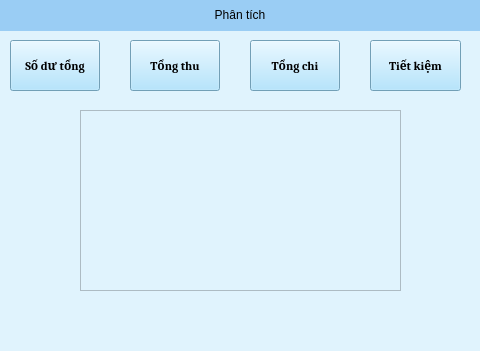
<?xml version="1.0" encoding="UTF-8"?>
<ui version="4.0">
 <class>MainWindow</class>
 <widget class="QMainWindow" name="MainWindow">
  <property name="geometry">
   <rect>
    <x>0</x>
    <y>0</y>
    <width>480</width>
    <height>351</height>
   </rect>
  </property>
  <property name="windowTitle">
   <string>MainWindow</string>
  </property>
  <property name="styleSheet">
   <string notr="true">background-color: rgb(224, 243, 253);</string>
  </property>
  <widget class="QWidget" name="centralwidget">
   <widget class="QPushButton" name="btn_sodu">
    <property name="geometry">
     <rect>
      <x>10</x>
      <y>40</y>
      <width>90</width>
      <height>51</height>
     </rect>
    </property>
    <property name="font">
     <font>
      <family>Cambria</family>
      <pointsize>9</pointsize>
      <weight>75</weight>
      <bold>true</bold>
     </font>
    </property>
    <property name="styleSheet">
     <string notr="true">background-color: rgb(159, 223, 255);
color: rgb(0, 0, 0);
color: rgb(0, 0, 0);</string>
    </property>
    <property name="text">
     <string>Số dư tổng</string>
    </property>
   </widget>
   <widget class="QLabel" name="label">
    <property name="geometry">
     <rect>
      <x>0</x>
      <y>0</y>
      <width>480</width>
      <height>31</height>
     </rect>
    </property>
    <property name="styleSheet">
     <string notr="true">background-color: rgb(154, 205, 244);
font: 16pt &quot;Cambria&quot;;
color: rgb(0, 0, 0);</string>
    </property>
    <property name="text">
     <string>&lt;html&gt;&lt;head/&gt;&lt;body&gt;&lt;p align=&quot;center&quot;&gt;Phân tích&lt;/p&gt;&lt;/body&gt;&lt;/html&gt;</string>
    </property>
   </widget>
   <widget class="QPushButton" name="btn_return">
    <property name="geometry">
     <rect>
      <x>0</x>
      <y>0</y>
      <width>31</width>
      <height>31</height>
     </rect>
    </property>
    <property name="styleSheet">
     <string notr="true">background-color: rgb(154, 205, 244);</string>
    </property>
    <property name="text">
     <string/>
    </property>
    <property name="icon">
     <iconset>
      <normaloff>../../../Users/DELL/Downloads/ic_return.png</normaloff>../../../Users/DELL/Downloads/ic_return.png</iconset>
    </property>
    <property name="flat">
     <bool>true</bool>
    </property>
   </widget>
   <widget class="QFrame" name="fr_bieudotron">
    <property name="geometry">
     <rect>
      <x>80</x>
      <y>110</y>
      <width>321</width>
      <height>181</height>
     </rect>
    </property>
    <property name="frameShape">
     <enum>QFrame::StyledPanel</enum>
    </property>
    <property name="frameShadow">
     <enum>QFrame::Raised</enum>
    </property>
   </widget>
   <widget class="QPushButton" name="btn_tongthu">
    <property name="geometry">
     <rect>
      <x>130</x>
      <y>40</y>
      <width>90</width>
      <height>51</height>
     </rect>
    </property>
    <property name="font">
     <font>
      <family>Cambria</family>
      <pointsize>9</pointsize>
      <weight>75</weight>
      <bold>true</bold>
     </font>
    </property>
    <property name="styleSheet">
     <string notr="true">background-color: rgb(159, 223, 255);
color: rgb(0, 0, 0);
color: rgb(0, 0, 0);</string>
    </property>
    <property name="text">
     <string>Tổng thu</string>
    </property>
   </widget>
   <widget class="QPushButton" name="btn_tietkiem">
    <property name="geometry">
     <rect>
      <x>370</x>
      <y>40</y>
      <width>91</width>
      <height>51</height>
     </rect>
    </property>
    <property name="font">
     <font>
      <family>Cambria</family>
      <pointsize>9</pointsize>
      <weight>75</weight>
      <bold>true</bold>
     </font>
    </property>
    <property name="styleSheet">
     <string notr="true">background-color: rgb(159, 223, 255);
color: rgb(0, 0, 0);
color: rgb(0, 0, 0);</string>
    </property>
    <property name="text">
     <string>Tiết kiệm</string>
    </property>
   </widget>
   <widget class="QPushButton" name="btn_tongchi_2">
    <property name="geometry">
     <rect>
      <x>250</x>
      <y>40</y>
      <width>90</width>
      <height>51</height>
     </rect>
    </property>
    <property name="font">
     <font>
      <family>Cambria</family>
      <pointsize>9</pointsize>
      <weight>75</weight>
      <bold>true</bold>
     </font>
    </property>
    <property name="styleSheet">
     <string notr="true">background-color: rgb(159, 223, 255);
color: rgb(0, 0, 0);
color: rgb(0, 0, 0);</string>
    </property>
    <property name="text">
     <string>Tổng chi</string>
    </property>
   </widget>
  </widget>
  <widget class="QMenuBar" name="menubar">
   <property name="geometry">
    <rect>
     <x>0</x>
     <y>0</y>
     <width>480</width>
     <height>26</height>
    </rect>
   </property>
  </widget>
  <widget class="QStatusBar" name="statusbar"/>
 </widget>
 <resources/>
 <connections/>
</ui>
